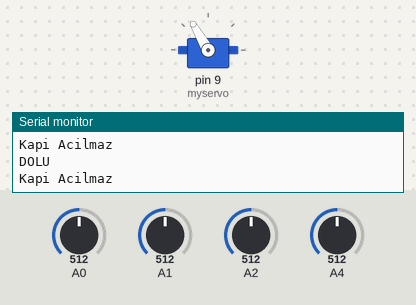
A sketch run on a simulated Arduino Uno, built with avr-gcc and run on an emulated ATmega328P. On the bench: servo, the last lines printed to the serial monitor. Inputs (shaded band) come from the test bench; at power-on: A0 = 512, A4 = 512, A1 = 512, A2 = 512.

Above: at 1.8 s.
1.9 s: A0 set to 790
3.4 s: A0 set to 810
At 5.2 s:
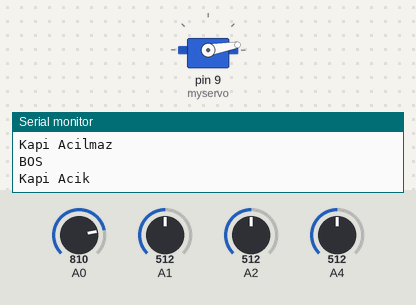
5.5 s: A4 set to 787
7.7 s: A4 set to 808
At 8.7 s:
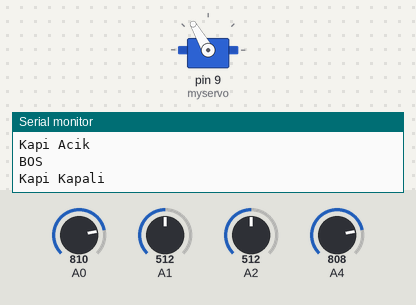
10.5 s: A4 set to 790
At 12.2 s:
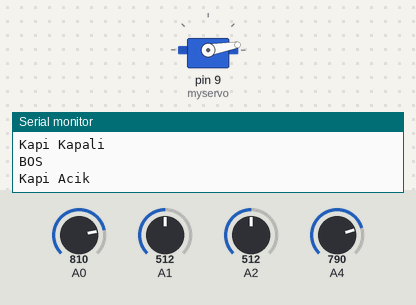
13.0 s: A4 set to 809
At 15.3 s:
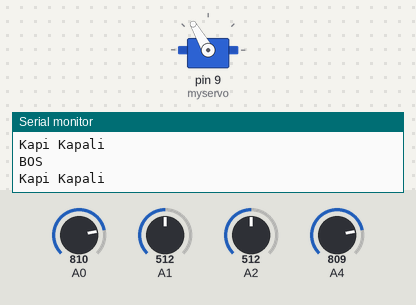
Timing chart, 0 to 16.5 s (numbered marks = the images above; inputs shaded):
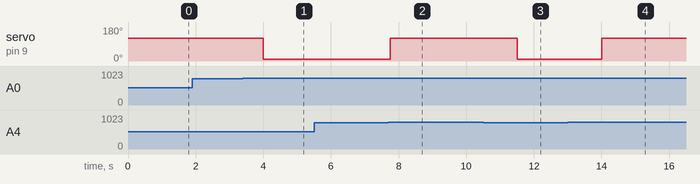

Measured:
- the behaviour switches between 800 and 801 on A0 (found by bisection; images 0 and 1)
- the behaviour switches between 799 and 800 on A4 (found by bisection; images 1 and 2)
- after the input at 3.4 s, servo on pin 9 (myservo): 120° → 10° after 0.60 s
- after the input at 7.7 s, servo on pin 9 (myservo): 10° → 120° after 0.06 s
- after the input at 10.5 s, servo on pin 9 (myservo): 120° → 10° after 1.0 s
- after the input at 13.0 s, servo on pin 9 (myservo): 10° → 120° after 1.0 s

The sketch:

otopark_kismi.ino
```cpp
#include <Servo.h>
Servo myservo;
#define yesilLED 12
#define kirmiziLED 13


void setup() {
Serial.begin(9600);
myservo.attach(9);
digitalWrite(yesilLED, 0);
digitalWrite(kirmiziLED, 0);
}


void loop() {
int sensorIceri1 = analogRead(A0);
int sensorIceri2 = analogRead(A1);
int sensorIceri3 = analogRead(A2);
int sensorDisari = analogRead(A4);

  if ((sensorIceri1 > 800) || (sensorIceri2 > 800) || (sensorIceri3 > 800)){
    digitalWrite(yesilLED, 1);
    digitalWrite(kirmiziLED, 0);

    Serial.println("BOS");

      if (sensorDisari < 799){
        myservo.write(10);
        Serial.println("Kapi Acik");
        delay(250);
      }
        else if (sensorDisari >= 800){
          myservo.write(120);
          Serial.println("Kapi Kapali");
          delay(250);
          }
        }
    else if ((sensorIceri1 < 799) && (sensorIceri2 < 799) && (sensorIceri3 < 799)){
      digitalWrite(yesilLED, 0);
      digitalWrite(kirmiziLED, 1);

      Serial.println("DOLU");
      Serial.println("Kapi Acilmaz");
      myservo.write(120);
      }

delay(1000);

}
```
